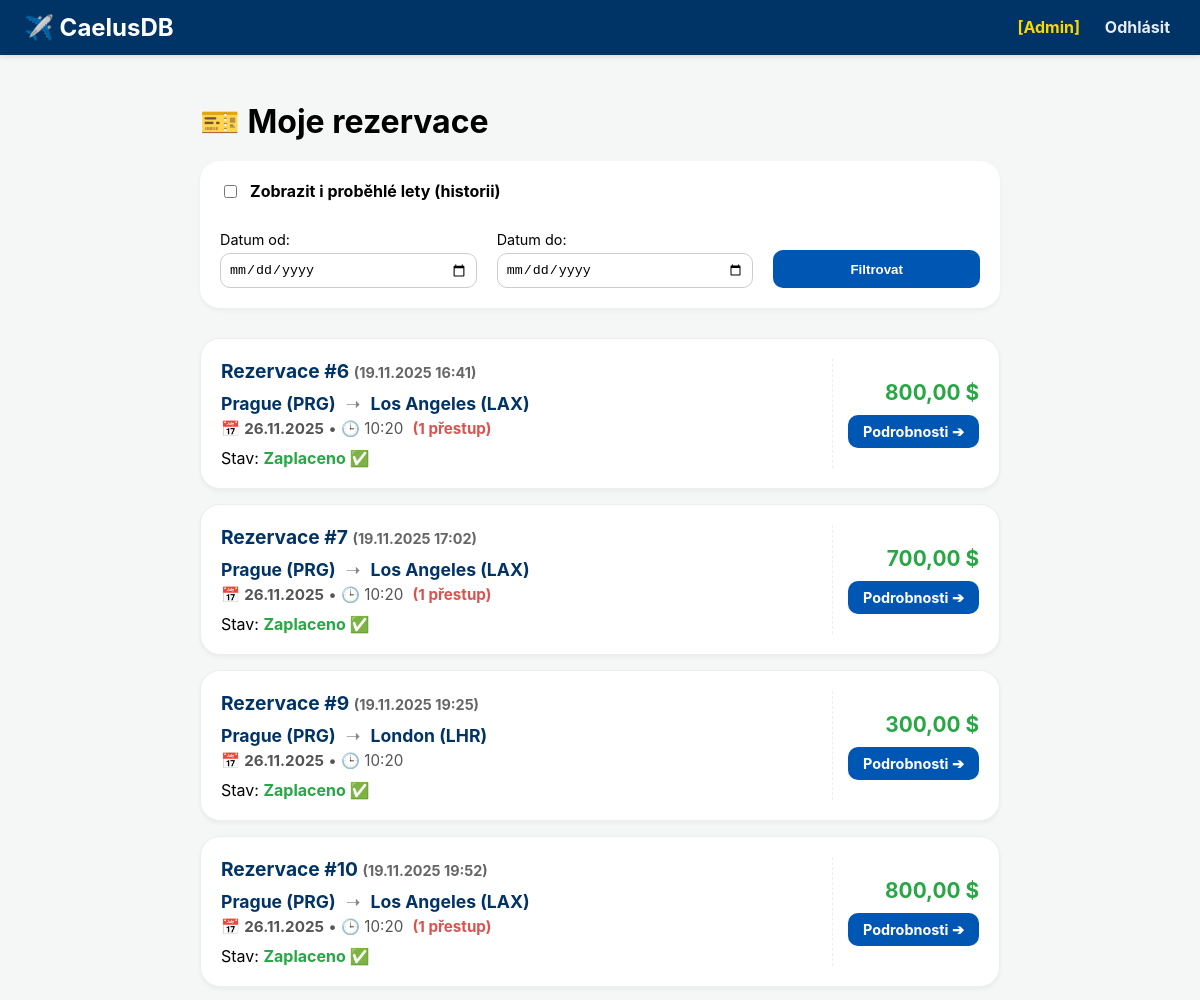
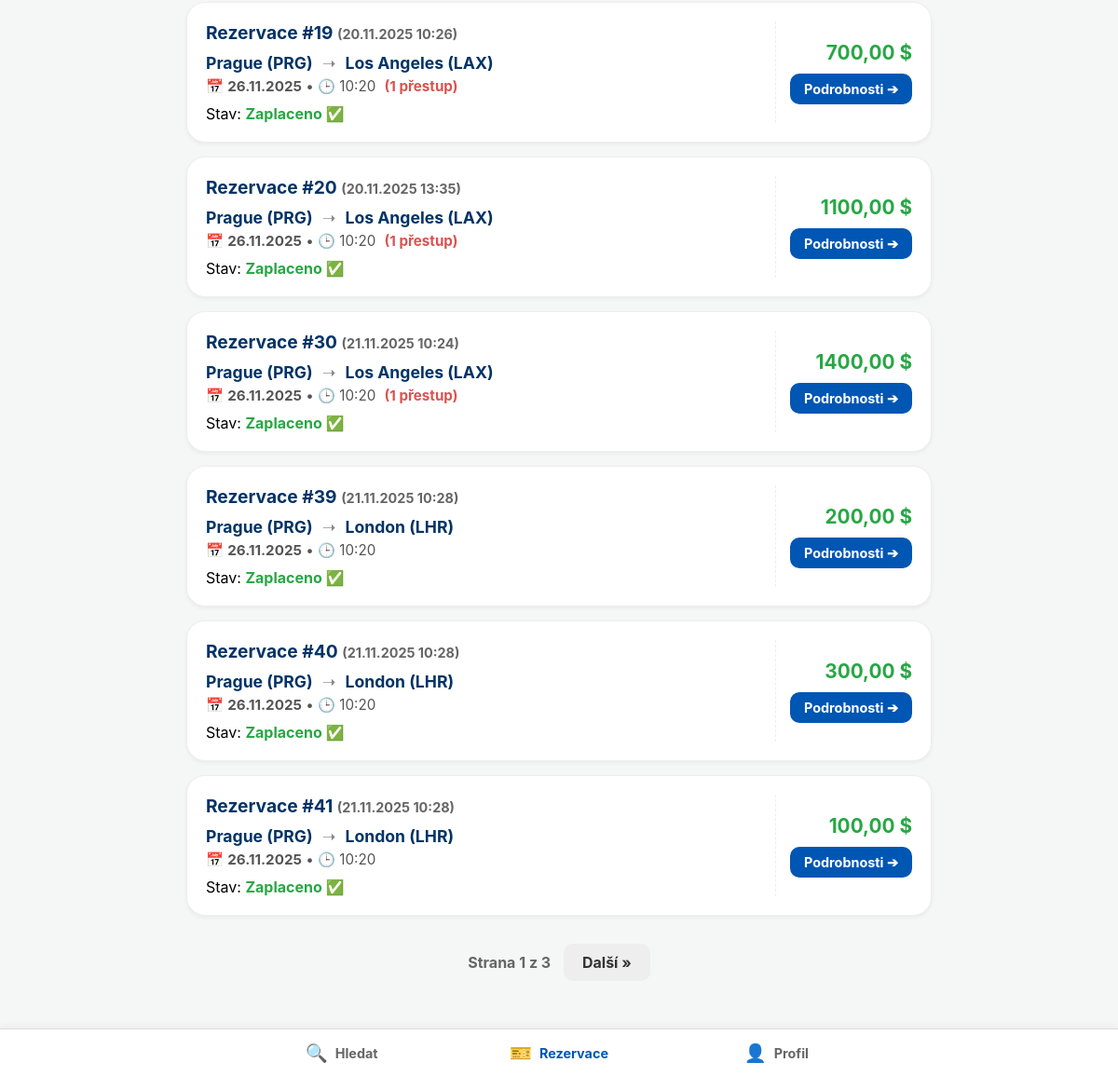
Page /moje-rezervace/ (signed in) on the committed database (2 pictures, top to bottom).
### main/models.py (models this page shows, shortened)
class Rezervace(models.Model):
    datum_rezervace = models.DateTimeField(auto_now_add=True)  # time (automaticky)
    celkova_cena = models.DecimalField(max_digits=10, decimal_places=2)  # int
    STATUS_CHOICES = [
        ('NEZAPLACENO', 'Nezaplaceno'),
        ('ZAPLACENO', 'Zaplaceno'),
        ('STORNOVANO', 'Stornováno'),
    ]
    status_platby = models.CharField(
        max_length=20,
        choices=STATUS_CHOICES,
        default='NEZAPLACENO'
    )
    id_uzivatele = models.ForeignKey(settings.AUTH_USER_MODEL, on_delete=models.PROTECT)

class Letenky(models.Model):
    cislo_sedadla = models.CharField(max_length=4)  # text
    cena_letenky = models.DecimalField(max_digits=10, decimal_places=2)  # int
    id_rezervace = models.ForeignKey(Rezervace, on_delete=models.CASCADE)
    id_letu = models.ForeignKey(Lety, on_delete=models.CASCADE)
    id_tridy = models.ForeignKey(TridySedadel, on_delete=models.PROTECT)

class Lety(models.Model):
    cislo_letu = models.CharField(max_length=10)  # text
    cas_odletu = models.DateTimeField()  # time
    cas_priletu = models.DateTimeField()  # time
    id_letiste_odletu = models.ForeignKey(Letiste, on_delete=models.PROTECT, related_name="odlety")
    id_letiste_priletu = models.ForeignKey(Letiste, on_delete=models.PROTECT, related_name="prilety")
    id_letadla = models.ForeignKey(Letadla, on_delete=models.PROTECT)
    id_aerolinky = models.ForeignKey(Aerolinky, on_delete=models.PROTECT)
    posadka = models.ManyToManyField(
        settings.AUTH_USER_MODEL,  # vazba na Uzivatel
        related_name="lety"  # Umožní najít všechny lety pro daného uživatele (clena posadky)
    )

class Letiste(models.Model):
    nazev_letiste = models.CharField(max_length=255)  # text
    kod_iata = models.CharField(max_length=3, unique=True)  # text
    mesto = models.CharField(max_length=100)  # text
    zeme = models.CharField(max_length=100)  # text

### main/views.py (the view)
# urls.py: path('moje-rezervace/', views.moje_rezervace, name='moje_rezervace'),
@login_required
def moje_rezervace(request):
    vycistit_stare_rezervace()
    rezervace_qs = Rezervace.objects.filter(id_uzivatele=request.user)
    datum_od = request.GET.get('datum_od')
    datum_do = request.GET.get('datum_do')
    zobrazit_vse = request.GET.get('zobrazit_vse') == 'on'
    if not zobrazit_vse:
        rezervace_qs = rezervace_qs.filter(letenky__id_letu__cas_odletu__gte=timezone.now())
    if datum_od:
        rezervace_qs = rezervace_qs.filter(letenky__id_letu__cas_odletu__date__gte=datum_od)
    if datum_do:
        rezervace_qs = rezervace_qs.filter(letenky__id_letu__cas_odletu__date__lte=datum_do)
    rezervace_qs = rezervace_qs.distinct()
    rezervace_list = list(rezervace_qs)
    rezervace_list.sort(
        key=lambda r: (
            r.letenky_set.first().id_letu.cas_odletu if r.letenky_set.exists() else r.datum_rezervace,
            r.id
        ),
        reverse=False  # Vzestupně (nejbližší čas / nejmenší ID nahoře)
    )
    paginator = Paginator(rezervace_list, 10)
    page_number = request.GET.get('page')
    page_obj = paginator.get_page(page_number)
    return render(request, 'main/moje_rezervace.html', {
        'rezervace_list': page_obj,  # Teď posíláme objekt stránky, ne celý seznam
        'zobrazit_vse': zobrazit_vse
    })

### main/views.py (called while the page is built)
def vycistit_stare_rezervace():
    limit_casu = timezone.now() - timedelta(minutes=30)
    Rezervace.objects.filter(
        status_platby='NEZAPLACENO',
        datum_rezervace__lt=limit_casu
    ).delete()

### main/templates/main/moje_rezervace.html (shortened to what this page needs)
{% extends 'main/base.html' %}
{% block content %}
<div style="max-width: 800px; margin: 0 auto;">
    <h1 style="margin-bottom: 20px;"> 🎫 Moje rezervace</h1>
    <div style="background: white; padding: 20px; border-radius: 20px; margin-bottom: 30px; box-shadow: 0 2px 5px rgba(0,0,0,0.05);">
        <form method="GET" action="." style="display: flex; flex-wrap: wrap; gap: 20px; align-items: flex-end;">
            <div style="flex: 1 1 100%; margin-bottom: 10px;">
                <label style="cursor: pointer; font-weight: bold; display: flex; align-items: center; gap: 10px;">
                    <input type="checkbox" name="zobrazit_vse" {% if zobrazit_vse %}checked{% endif %}
                           onchange="toggleDateInputs(this)">
                    Zobrazit i proběhlé lety (historii)
                </label>
            </div>
            <div style="flex: 1 1 150px;">
                <label style="display: block; margin-bottom: 5px; font-size: 0.9rem;">Datum od:</label>
                <input type="date" id="input-datum-od" name="datum_od" value="{{ request.GET.datum_od }}" class="form-control">
            </div>
            <div style="flex: 1 1 150px;">
                <label style="display: block; margin-bottom: 5px; font-size: 0.9rem;">Datum do:</label>
                <input type="date" name="datum_do" value="{{ request.GET.datum_do }}" class="form-control">
            </div>
            <div style="flex: 1 1 100px;">
                <button type="submit" class="btn btn-primary" style="width: 100%; height: 38px; border-radius: 10px;">
                    Filtrovat
                </button>
            </div>
        </form>
    </div>
    {% if rezervace_list %}
        {% for rezervace in rezervace_list %}
            <div class="reservation-card">
                <div style="flex: 1;">
                    <div style="display: flex; justify-content: space-between; align-items: center; margin-bottom: 10px;">
                        <div style="font-size: 1.2rem; font-weight: bold; color: #003366;">
                            Rezervace #{{ rezervace.id }}
                            <a style="color: #666; font-size: 0.9rem;">  ({{ rezervace.datum_rezervace|date:"d.m.Y H:i" }}) </a>
                        </div>
                    </div>
                    {% with letenky=rezervace.letenky_set.all %}
                        {% if letenky %}
                            <div class="route-header">
                                <div class="route-city">
                                    {{ letenky.first.id_letu.id_letiste_odletu.mesto }}
                                    ({{ letenky.first.id_letu.id_letiste_odletu.kod_iata }})
                                </div>
                                <div class="route-arrow">➝</div>
                                <div class="route-city">
                                    {{ letenky.last.id_letu.id_letiste_priletu.mesto }}
                                    ({{ letenky.last.id_letu.id_letiste_priletu.kod_iata }})
                                </div>
                            </div>
                            <div style="color: #555; font-size: 0.95rem; margin-bottom: 10px;">
                                📅 <strong>{{ letenky.first.id_letu.cas_odletu|date:"d.m.Y" }}</strong>
                                • 🕒 {{ letenky.first.id_letu.cas_odletu|date:"H:i" }}
                                {% if letenky.count > 1 %}
                                    <span style="color: #d9534f; font-weight: bold; margin-left: 5px;">
                                        ({{ letenky.count|add:"-1" }} přestup)
                                    </span>
                                {% endif %}
                            </div>
                        {% else %}
                            <div style="color: red;">Chyba: Žádné letenky</div>
                        {% endif %}
                    {% endwith %}
                    <div>
                        Stav:
                        {% if rezervace.status_platby == 'ZAPLACENO' %}
                            <span style="color: #28a745; font-weight: bold;">Zaplaceno ✅</span>
                        {% else %}
                            <span style="color: #dc3545; font-weight: bold;">Nezaplaceno ❌</span>
                            <div class="timer-container" data-created="{{ rezervace.datum_rezervace|date:'U' }}">
                                Zbývá času: <span class="countdown" style="font-weight: bold; color: #d9534f;">--:--</span>
                            </div>
                        {% endif %}
                    </div>
                </div>
                <div class="reservation-right">
                    <div style="font-size: 1.3rem; font-weight: bold; color: #28a745; margin-bottom: 10px;">
                        {{ rezervace.celkova_cena }} $
                    </div>
                    <a href="{% url 'detail_moje_rezervace' rezervace.id %}" class="btn btn-primary" style="font-size: 0.9rem; border-radius: 10px; padding: 8px 15px;">
                        Podrobnosti ➔
                    </a>
                </div>
            </div>
        {% endfor %}
    {% else %}
        <p style="text-align: center; color: #666; margin-top: 50px;">
            Žádné rezervace nenalezeny.
        </p>
    {% endif %}
</div>
{% if rezervace_list.has_other_pages %}
    <div style="margin-top: 30px; text-align: center;">
        <div class="pagination">
            <span style="font-weight: bold; color: #666;">
                Strana {{ rezervace_list.number }} z {{ rezervace_list.paginator.num_pages }}
            </span>
            {% if rezervace_list.has_next %}
                <a href="?page={{ rezervace_list.next_page_number }}" class="btn" style="background: #eee; color: #333; margin-left: 10px;">
                    Další &raquo;
                </a>
            {% endif %}
        </div>
    </div>
{% endif %}
{% endblock %}

### main/templates/main/base.html (style rules this page uses)
body { font-family: -apple-system, BlinkMacSystemFont, "Segoe UI", Roboto, Helvetica, Arial, sans-serif; margin: 0; padding: 0; background-color: #f4f7f6; padding-bottom: 70px; padding-top: 70px; }
.btn { padding: 10px 20px; border: none; cursor: pointer; border-radius: 10px; text-decoration: none; display: inline-block; font-weight: bold; }
.btn-primary { background-color: #0056b3; color: white; }

### main/templates/main/moje_rezervace.html (style rules this page uses)
.form-control { width: 100%; padding: 8px; border: 1px solid #ccc; border-radius: 10px; box-sizing: border-box; }
.reservation-card { background: white; padding: 20px; border-radius: 20px; margin-bottom: 15px; box-shadow: 0 2px 4px rgba(0,0,0,0.05); border: 1px solid #eee; display: flex; justify-content: space-between; }
.reservation-right { text-align: right; display: flex; flex-direction: column; justify-content: center; align-items: flex-end; min-width: 120px; margin-left: 15px; border-left: 1px dashed #eee; padding-left: 15px; }
.route-header { color: #003366; font-size: 1.1rem; font-weight: bold; display: flex; align-items: center; gap: 10px; flex-wrap: wrap; margin-bottom: 5px; }
.route-arrow { color: #888; font-weight: normal; }

### rows in the picture
Rezervace: id "6", datum_rezervace "19.11.2025 16:41", letenky_set.all.first.id_letu.id_letiste_odletu.mesto "Prague", letenky_set.all.first.id_letu.id_letiste_odletu.kod_iata "PRG", letenky_set.all.last.id_letu.id_letiste_priletu.mesto "Los Angeles", letenky_set.all.last.id_letu.id_letiste_priletu.kod_iata "LAX", letenky_set.all.first.id_letu.cas_odletu "26.11.2025", letenky_set.all.first.id_letu.cas_odletu "10:20", letenky_set.all.count|add "1", status_platby "Zaplaceno ✅", celkova_cena "800,00"
Rezervace: id "7", datum_rezervace "19.11.2025 17:02", letenky_set.all.first.id_letu.id_letiste_odletu.mesto "Prague", letenky_set.all.first.id_letu.id_letiste_odletu.kod_iata "PRG", letenky_set.all.last.id_letu.id_letiste_priletu.mesto "Los Angeles", letenky_set.all.last.id_letu.id_letiste_priletu.kod_iata "LAX", letenky_set.all.first.id_letu.cas_odletu "26.11.2025", letenky_set.all.first.id_letu.cas_odletu "10:20", letenky_set.all.count|add "1", status_platby "Zaplaceno ✅", celkova_cena "700,00"
Rezervace: id "9", datum_rezervace "19.11.2025 19:25", letenky_set.all.first.id_letu.id_letiste_odletu.mesto "Prague", letenky_set.all.first.id_letu.id_letiste_odletu.kod_iata "PRG", letenky_set.all.last.id_letu.id_letiste_priletu.mesto "London", letenky_set.all.last.id_letu.id_letiste_priletu.kod_iata "LHR", letenky_set.all.first.id_letu.cas_odletu "26.11.2025", letenky_set.all.first.id_letu.cas_odletu "10:20", status_platby "Zaplaceno ✅", celkova_cena "300,00"
Rezervace: id "10", datum_rezervace "19.11.2025 19:52", letenky_set.all.first.id_letu.id_letiste_odletu.mesto "Prague", letenky_set.all.first.id_letu.id_letiste_odletu.kod_iata "PRG", letenky_set.all.last.id_letu.id_letiste_priletu.mesto "Los Angeles", letenky_set.all.last.id_letu.id_letiste_priletu.kod_iata "LAX", letenky_set.all.first.id_letu.cas_odletu "26.11.2025", letenky_set.all.first.id_letu.cas_odletu "10:20", letenky_set.all.count|add "1", status_platby "Zaplaceno ✅", celkova_cena "800,00"
Rezervace: id "19", datum_rezervace "20.11.2025 10:26", letenky_set.all.first.id_letu.id_letiste_odletu.mesto "Prague", letenky_set.all.first.id_letu.id_letiste_odletu.kod_iata "PRG", letenky_set.all.last.id_letu.id_letiste_priletu.mesto "Los Angeles", letenky_set.all.last.id_letu.id_letiste_priletu.kod_iata "LAX", letenky_set.all.first.id_letu.cas_odletu "26.11.2025", letenky_set.all.first.id_letu.cas_odletu "10:20", letenky_set.all.count|add "1", status_platby "Zaplaceno ✅", celkova_cena "700,00"
Rezervace: id "20", datum_rezervace "20.11.2025 13:35", letenky_set.all.first.id_letu.id_letiste_odletu.mesto "Prague", letenky_set.all.first.id_letu.id_letiste_odletu.kod_iata "PRG", letenky_set.all.last.id_letu.id_letiste_priletu.mesto "Los Angeles", letenky_set.all.last.id_letu.id_letiste_priletu.kod_iata "LAX", letenky_set.all.first.id_letu.cas_odletu "26.11.2025", letenky_set.all.first.id_letu.cas_odletu "10:20", letenky_set.all.count|add "1", status_platby "Zaplaceno ✅", celkova_cena "1100,00"
Rezervace: id "30", datum_rezervace "21.11.2025 10:24", letenky_set.all.first.id_letu.id_letiste_odletu.mesto "Prague", letenky_set.all.first.id_letu.id_letiste_odletu.kod_iata "PRG", letenky_set.all.last.id_letu.id_letiste_priletu.mesto "Los Angeles", letenky_set.all.last.id_letu.id_letiste_priletu.kod_iata "LAX", letenky_set.all.first.id_letu.cas_odletu "26.11.2025", letenky_set.all.first.id_letu.cas_odletu "10:20", letenky_set.all.count|add "1", status_platby "Zaplaceno ✅", celkova_cena "1400,00"
Rezervace: id "39", datum_rezervace "21.11.2025 10:28", letenky_set.all.first.id_letu.id_letiste_odletu.mesto "Prague", letenky_set.all.first.id_letu.id_letiste_odletu.kod_iata "PRG", letenky_set.all.last.id_letu.id_letiste_priletu.mesto "London", letenky_set.all.last.id_letu.id_letiste_priletu.kod_iata "LHR", letenky_set.all.first.id_letu.cas_odletu "26.11.2025", letenky_set.all.first.id_letu.cas_odletu "10:20", status_platby "Zaplaceno ✅", celkova_cena "200,00"
Rezervace: id "40", datum_rezervace "21.11.2025 10:28", letenky_set.all.first.id_letu.id_letiste_odletu.mesto "Prague", letenky_set.all.first.id_letu.id_letiste_odletu.kod_iata "PRG", letenky_set.all.last.id_letu.id_letiste_priletu.mesto "London", letenky_set.all.last.id_letu.id_letiste_priletu.kod_iata "LHR", letenky_set.all.first.id_letu.cas_odletu "26.11.2025", letenky_set.all.first.id_letu.cas_odletu "10:20", status_platby "Zaplaceno ✅", celkova_cena "300,00"
Rezervace: id "41", datum_rezervace "21.11.2025 10:28", letenky_set.all.first.id_letu.id_letiste_odletu.mesto "Prague", letenky_set.all.first.id_letu.id_letiste_odletu.kod_iata "PRG", letenky_set.all.last.id_letu.id_letiste_priletu.mesto "London", letenky_set.all.last.id_letu.id_letiste_priletu.kod_iata "LHR", letenky_set.all.first.id_letu.cas_odletu "26.11.2025", letenky_set.all.first.id_letu.cas_odletu "10:20", status_platby "Zaplaceno ✅", celkova_cena "100,00"

### other values in the picture
{{ rezervace_list.number }} "1"
{{ rezervace_list.paginator.num_pages }} "3"
